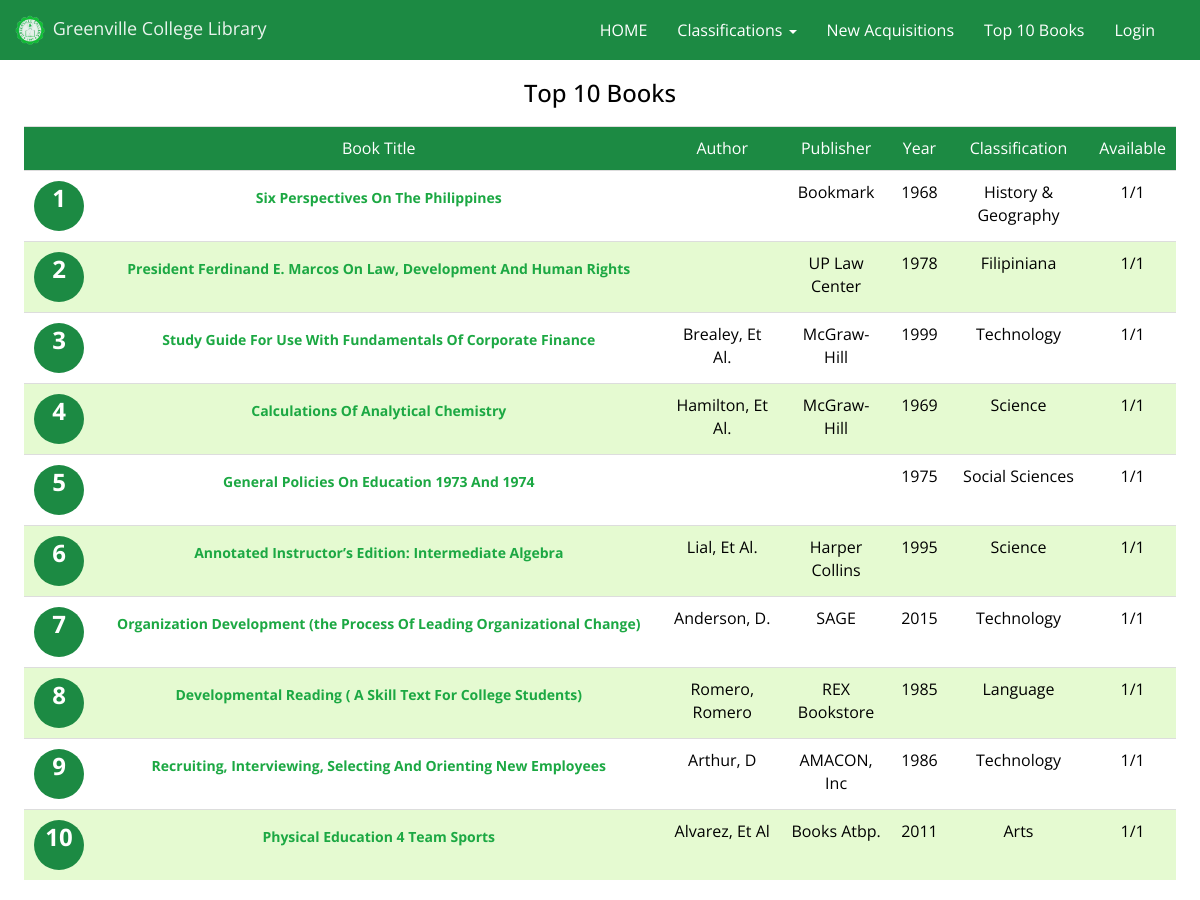
/?page=top10books, run on the app's committed database.
### tables this page shows
CREATE TABLE `book` (
  `accession_no` int(11) NOT NULL,
  `booktitle` varchar(500) NOT NULL,
  `classificationID` int(11) DEFAULT NULL,
  `publisherID` int(11) DEFAULT NULL,
  `publishingyear` int(11) DEFAULT NULL,
  `bookID` varchar(200) NOT NULL,
  `barcode` varchar(30) NOT NULL,
  `status` varchar(20) NOT NULL DEFAULT 'On Shelf',
  `bookcondition` varchar(50) NOT NULL DEFAULT 'On Shelf',
  `callnumber` varchar(30) DEFAULT NULL,
  `ISBN` varchar(50) DEFAULT NULL,
  `pages` varchar(20) DEFAULT NULL,
  `price` decimal(10,2) DEFAULT NULL,
  `borrowcounter` int(11) NOT NULL DEFAULT '0',
  `acquisitiondate` date DEFAULT NULL
);

CREATE TABLE `publisher` (
  `publisherID` int(11) NOT NULL,
  `publisher` varchar(500) NOT NULL,
  `status` tinyint(1) NOT NULL DEFAULT '1'
);

CREATE TABLE `classification` (
  `classificationID` int(11) NOT NULL,
  `classification` varchar(200) DEFAULT NULL,
  `status` tinyint(1) NOT NULL DEFAULT '1'
);

### top10books.php (the view, shortened to what this page needs)
<div class="top10">
	<h3>Top 10 Books</h3>
	<?php
		require "dbconnect.php";
		$bookSQL = "SELECT bookID, COUNT(*) AS noofcopies, book.accession_no, booktitle, callnumber, GROUP_CONCAT(DISTINCT author SEPARATOR', ') AS authors, publisher, publishingyear, classification FROM book LEFT JOIN bookauthor ON bookauthor.accession_no=book.accession_no LEFT JOIN author ON bookauthor.authorID=author.authorID LEFT JOIN publisher ON book.publisherID=publisher.publisherID JOIN classification ON book.classificationID=classification.classificationID WHERE book.status!='Archived' GROUP BY bookID ORDER BY borrowcounter LIMIT 10";
		$bookQuery = mysqli_query($dbconnect, $bookSQL);
		$book = mysqli_fetch_assoc($bookQuery);
		$rank = 1;
	?>
	<div class="table-responsive top10table">
		<table id="top10table" class="table table-hover">
			<tr>
				<th></th>
				<th>Book Title</th>
				<th>Author</th>
				<th>Publisher</th>
				<th>Year</th>
				<th>Classification</th>
				<th>Available</th>
			</tr>
		<?php
			do {
				$bookID = $book['bookID'];
		?>
			<tr>
				<td><p class="rank"><?php echo $rank++;?></p></td>
				<td>
					<button class="btn btn-link btn-md bookinfo" id="<?php echo $book['accession_no'];?>" style="color:#1CA843;"><b><?php echo $book['booktitle'];?></b></button>
				</td>
				<td><?php echo $book['authors'];?></td>
				<td><?php echo $book['publisher'];?></td>
				<td><?php echo $book['publishingyear'];?></td>
				<td><?php echo $book['classification'];?></td>
				<td>
						<?php
							$availablebookSQL = "SELECT * FROM book WHERE status='On Shelf' AND bookID='$bookID'";
							$availablebookQuery = mysqli_query($dbconnect, $availablebookSQL);
							$availablebook = mysqli_num_rows($availablebookQuery);
							echo $availablebook."/".$book['noofcopies'];
						?>
				</td>
			</tr>
		<?php
			} while($book = mysqli_fetch_assoc($bookQuery));
		?>
		</table>
	</div>
</div>

### greenville.css (style rules this page uses)
html { font-size:100%; height:100%; }
body { margin:0; padding:0; font-size:1em; color:black; font-family:'Open Sans', sans-serif; height:100%; position:relative; }
.newcollections, .top10 { text-align:center; margin-top:20px; }
#newcollectionstable, #top10table { margin-top:20px; }
#newcollectionstable tr:nth-child(odd), #top10table tr:nth-child(odd) { background-color:#E5FAD1; }
#newcollectionstable tr:nth-child(1), #top10table tr:nth-child(1) { background-color:#1C8A43; color:white; }
#newcollectionstable tr td, #newcollectionstable tr th, #top10table tr td, #top10table tr th { padding:10px; text-align:center; font-weight:normal; }
.rank { background-color:#1C8A43; border-radius:50%; color:white; font-weight:bold; font-size:1.5em; height:50px; width:50px; }

### data on the page
book: booktitle "Six Perspectives On The Philippines", publisherID.publisher "Bookmark", publishingyear "1968", classificationID.classification "History & Geography", availablebook "1", noofcopies "1"
book: booktitle "President Ferdinand E. Marcos On Law, Development And Human Rights", publisherID.publisher "UP Law Center", publishingyear "1978", classificationID.classification "Filipiniana", availablebook "1", noofcopies "1"
book: booktitle "Study Guide For Use With Fundamentals Of Corporate Finance", authors "Brealey, Et Al.", publisherID.publisher "McGraw-Hill", publishingyear "1999", classificationID.classification "Technology", availablebook "1", noofcopies "1"
book: booktitle "Calculations Of Analytical Chemistry", authors "Hamilton, Et Al.", publisherID.publisher "McGraw-Hill", publishingyear "1969", classificationID.classification "Science", availablebook "1", noofcopies "1"
book: booktitle "General Policies On Education 1973 And 1974", publishingyear "1975", classificationID.classification "Social Sciences", availablebook "1", noofcopies "1"
book: booktitle "Annotated Instructor’s Edition: Intermediate Algebra", authors "Lial, Et Al.", publisherID.publisher "Harper Collins", publishingyear "1995", classificationID.classification "Science", availablebook "1", noofcopies "1"
book: booktitle "Developmental Reading ( A Skill Text For College Students)", authors "Romero, Romero", publisherID.publisher "REX Bookstore", publishingyear "1985", classificationID.classification "Language", availablebook "1", noofcopies "1"
book: booktitle "Recruiting, Interviewing, Selecting And Orienting New Employees", authors "Arthur, D", publisherID.publisher "AMACON, Inc", publishingyear "1986", classificationID.classification "Technology", availablebook "1", noofcopies "1"

### other printed values
$book['booktitle'] "Organization Development (the Process Of Leading Organizational Change)"
$book['authors'] "Anderson, D."
$book['publisher'] "SAGE"
$book['publishingyear'] "2015"
$book['classification'] "Technology"
$availablebook "1"
$book['noofcopies'] "1"
$book['booktitle'] "Physical Education 4 Team Sports"
$book['authors'] "Alvarez, Et Al"
$book['publisher'] "Books Atbp."
$book['publishingyear'] "2011"
$book['classification'] "Arts"
